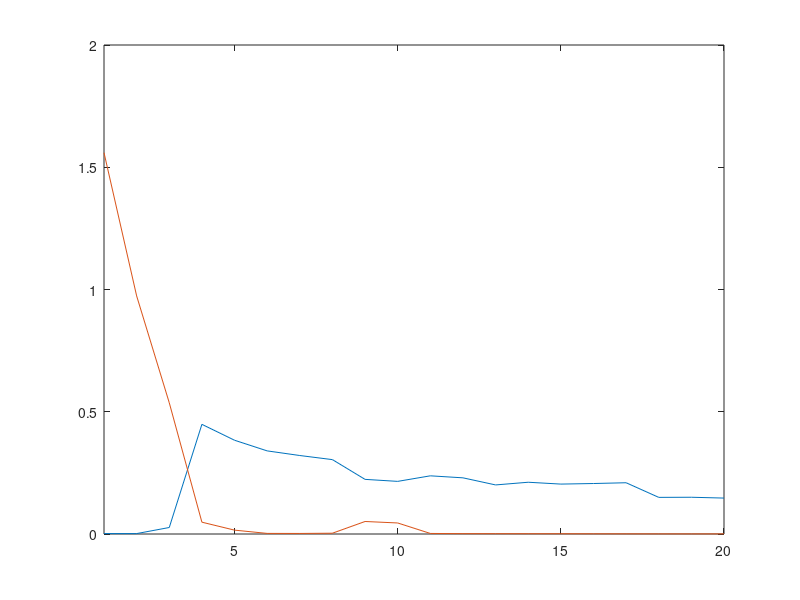
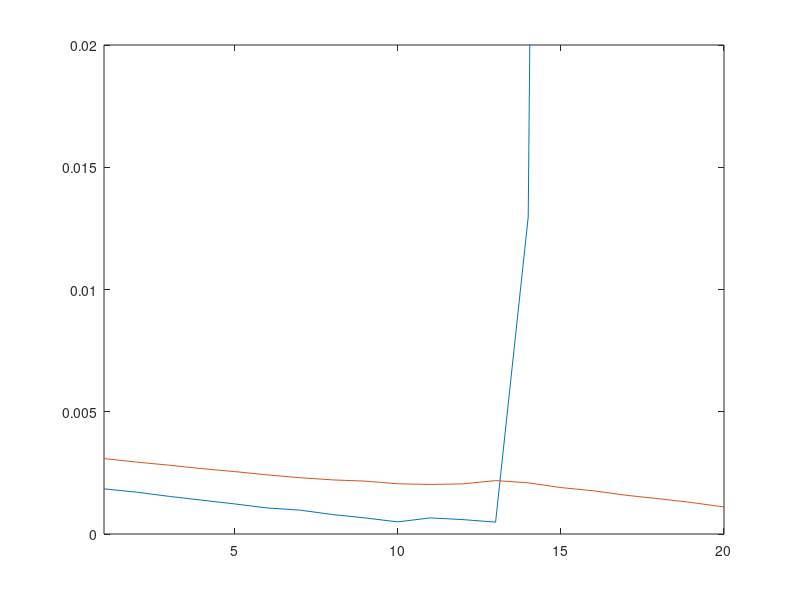

These figures' MATLAB source, in order:
clc;

% -------------------
%  Human motion 0
% -------------------
costs_1(1) = 0.0641594;
costs_1(2) = 0.307911;
costs_1(3) = 0.0766864;
costs_1(4) = 0.603591;
costs_1(5) = 0.456271;
costs_1(6) = 0.421783;
costs_1(7) = 0.758098;
costs_1(8) = 0.389314;
costs_1(9) = 0.683081;
costs_1(10) = 0.414202;
% -------------------
%  Human motion 1
% -------------------
costs_2(1) = 0.500062;
costs_2(2) = 0.588208;
costs_2(3) = 0.40351;
costs_2(4) = 0.444505;
costs_2(5) = 0.382382;
costs_2(6) = 0.396125;
costs_2(7) = 0.336525;
costs_2(8) = 0.887423;
costs_2(9) = 0.550336;
costs_2(10) = 0.436341;
% -------------------
%  Human motion 2
% -------------------
costs_3(1) = 0.628969;
costs_3(2) = 0.670597;
costs_3(3) = 0.425077;
costs_3(4) = 0.456164;
costs_3(5) = 0.390523;
costs_3(6) = 0.60041;
costs_3(7) = 0.911988;
costs_3(8) = 0.587371;
costs_3(9) = 0.935298;
costs_3(10) = 0.492131;
% -------------------
%  Human motion 3
% -------------------
costs_4(1) = 0.841897;
costs_4(2) = 0.426642;
costs_4(3) = 0.144206;
costs_4(4) = 0.668246;
costs_4(5) = 0.498696;
costs_4(6) = 0.274545;
costs_4(7) = 0.0836824;
costs_4(8) = 0.398978;
costs_4(9) = 0.377196;
costs_4(10) = 0.442855;
% -------------------
%  Human motion 4
% -------------------
costs_5(1) = 0.550884;
costs_5(2) = 0.562812;
costs_5(3) = 0.397562;
costs_5(4) = 1.09953;
costs_5(5) = 0.707019;
costs_5(6) = 0.420199;
costs_5(7) = 1.09213;
costs_5(8) = 0.409105;
costs_5(9) = 1.3235;
costs_5(10) = 0.869708;

mean(costs_1)
mean(costs_2)
mean(costs_3)
mean(costs_4)
mean(costs_5)

% -------------------
%  Human motion 0
% -------------------
costs_0(1) = 27.4122;
costs_0(2) = 17.8438;
costs_0(3) = 22.2124;
costs_0(4) = 29.1403;
costs_0(5) = 12.1878;
costs_0(6) = 16.7551;
costs_0(7) = 24.8013;
costs_0(8) = 30.564;
costs_0(9) = 38.2152;
costs_0(10) = 25.0156;
% -------------------
%  Human motion 1
% -------------------
costs_1(1) = 20.6704;
costs_1(2) = 24.3381;
costs_1(3) = 16.3452;
costs_1(4) = 22.376;
costs_1(5) = 31.1526;
costs_1(6) = 22.3008;
costs_1(7) = 16.9285;
costs_1(8) = 22.7474;
costs_1(9) = 12.172;
costs_1(10) = 25.731;
% -------------------
%  Human motion 2
% -------------------
costs_2(1) = 37.4473;
costs_2(2) = 34.5703;
costs_2(3) = 17.4371;
costs_2(4) = 25.6087;
costs_2(5) = 33.249;
costs_2(6) = 41.3752;
costs_2(7) = 26.1086;
costs_2(8) = 17.1195;
costs_2(9) = 25.3037;
costs_2(10) = 17.0483;
% -------------------
%  Human motion 3
% -------------------
costs_3(1) = 26.7581;
costs_3(2) = 21.2532;
costs_3(3) = 31.5389;
costs_3(4) = 33.5341;
costs_3(5) = 18.2525;
costs_3(6) = 25.1194;
costs_3(7) = 16.7143;
costs_3(8) = 24.468;
costs_3(9) = 21.8142;
costs_3(10) = 25.0466;
% -------------------
%  Human motion 4
% -------------------
costs_4(1) = 27.9254;
costs_4(2) = 35.1505;
costs_4(3) = 17.2433;
costs_4(4) = 24.4166;
costs_4(5) = 16.3133;
costs_4(6) = 24.3107;
costs_4(7) = 33.7672;
costs_4(8) = 24.4166;
costs_4(9) = 24.5879;
costs_4(10) = 23.2091;

disp('---------------------')
mean(costs_0)
mean(costs_1)
mean(costs_2)
mean(costs_3)
mean(costs_4)

% -------------------
%  Two Cup
% -------------------
cost_0_(0+1) = 0.00182665;
cost_0_(1+1) = 0.00175721;
cost_0_(2+1) = 0.0222343;
cost_0_(3+1) = 0.411926;
cost_0_(4+1) = 0.4111;
cost_0_(5+1) = 0.38782;
cost_0_(6+1) = 0.35636;
cost_0_(7+1) = 0.325554;
cost_0_(8+1) = 0.255406;
cost_0_(9+1) = 0.198753;
cost_0_(10+1) = 0.228089;
cost_0_(11+1) = 0.182511;
cost_0_(12+1) = 0.180242;
cost_0_(13+1) = 0.178968;
cost_0_(14+1) = 0.161251;
cost_0_(15+1) = 0.156812;
cost_0_(16+1) = 0.147071;
cost_0_(17+1) = 0.157525;
cost_0_(18+1) = 0.139154;
cost_0_(19+1) = 0.116526;

cost_1_(0+1) = 1.57136;
cost_1_(1+1) = 0.956891;
cost_1_(2+1) = 0.614697;
cost_1_(3+1) = 0.0563688;
cost_1_(4+1) = 0.0191413;
cost_1_(5+1) = 0.00279078;
cost_1_(6+1) = 0.00258962;
cost_1_(7+1) = 0.00446684;
cost_1_(8+1) = 0.0759726;
cost_1_(9+1) = 0.0784057;
cost_1_(10+1) = 0.00321776;
cost_1_(11+1) = 0.00211186;
cost_1_(12+1) = 0.00201141;
cost_1_(13+1) = 0.00193123;
cost_1_(14+1) = 0.00189807;
cost_1_(15+1) = 0.00177249;
cost_1_(16+1) = 0.00168268;
cost_1_(17+1) = 0.0015896;
cost_1_(18+1) = 0.00155921;
cost_1_(19+1) = 0.0014473;


% plot(cost_0_)
% hold on
% plot(cost_1_)

%%---------------------------------------------
%% New 19 march tuesday

% cost_0_(0+1) = 0.00183323;
% cost_0_(1+1) = 0.00172152;
% cost_0_(2+1) = 0.00156691;
% cost_0_(3+1) = 0.00139202;
% cost_0_(4+1) = 0.00122087;
% cost_0_(5+1) = 0.00110959;
% cost_0_(6+1) = 0.000954024;
% cost_0_(7+1) = 0.000857501;
% cost_0_(8+1) = 0.000716679;
% cost_0_(9+1) = 0.00065852;
% cost_0_(10+1) = 0.000795936;
% cost_0_(11+1) = 0.000679665;
% cost_0_(12+1) = 0.000532121;
% cost_0_(13+1) = 0.029694;
% cost_0_(14+1) = 0.116012;
% cost_0_(15+1) = 0.391819;
% cost_0_(16+1) = 1.10426;
% cost_0_(17+1) = 0.913198;
% cost_0_(18+1) = 0.921623;
% cost_0_(19+1) = 0.941458;
% cost_1_(0+1) = 0.00307302;
% cost_1_(1+1) = 0.00295016;
% cost_1_(2+1) = 0.00279938;
% cost_1_(3+1) = 0.00270633;
% cost_1_(4+1) = 0.00255907;
% cost_1_(5+1) = 0.0025216;
% cost_1_(6+1) = 0.00230585;
% cost_1_(7+1) = 0.00221144;
% cost_1_(8+1) = 0.00207903;
% cost_1_(9+1) = 0.00199223;
% cost_1_(10+1) = 0.00192951;
% cost_1_(11+1) = 0.00208686;
% cost_1_(12+1) = 0.00210621;
% cost_1_(13+1) = 0.00206682;
% cost_1_(14+1) = 0.00188081;
% cost_1_(15+1) = 0.00170653;
% cost_1_(16+1) = 0.00153034;
% cost_1_(17+1) = 0.00134623;
% cost_1_(18+1) = 0.00122581;
% cost_1_(19+1) = 0.00104556;
% 
% plot(cost_0_)
% axis([1 20 0 0.02])
% hold on
% plot(cost_1_)

cost_0_(1) = 0.00181813;
cost_0_(2) = 0.00167872;
cost_0_(3) = 0.0265973;
cost_0_(4) = 0.448542;
cost_0_(5) = 0.383505;
cost_0_(6) = 0.339955;
cost_0_(7) = 0.321021;
cost_0_(8) = 0.304216;
cost_0_(9) = 0.223452;
cost_0_(10) = 0.215249;
cost_0_(11) = 0.237955;
cost_0_(12) = 0.229748;
cost_0_(13) = 0.200707;
cost_0_(14) = 0.211694;
cost_0_(15) = 0.204162;
cost_0_(16) = 0.206481;
cost_0_(17) = 0.209649;
cost_0_(18) = 0.149836;
cost_0_(19) = 0.150318;
cost_0_(20) = 0.146941;
cost_1_(1) = 1.55956;
cost_1_(2) = 0.973761;
cost_1_(3) = 0.536696;
cost_1_(4) = 0.0483653;
cost_1_(5) = 0.0158306;
cost_1_(6) = 0.00246456;
cost_1_(7) = 0.00227421;
cost_1_(8) = 0.00326298;
cost_1_(9) = 0.0511887;
cost_1_(10) = 0.0451407;
cost_1_(11) = 0.0022935;
cost_1_(12) = 0.00148322;
cost_1_(13) = 0.00132019;
cost_1_(14) = 0.00119332;
cost_1_(15) = 0.00110118;
cost_1_(16) = 0.000888907;
cost_1_(17) = 0.000724066;
cost_1_(18) = 0.000567379;
cost_1_(19) = 0.000493693;
cost_1_(20) = 0.000527242;

figure
plot(cost_0_)
axis([1 20 0 02])
hold on
plot(cost_1_)


cost_0_(1) = 0.00184612;
cost_0_(2) = 0.0017111;
cost_0_(3) = 0.00153854;
cost_0_(4) = 0.00138368;
cost_0_(5) = 0.0012314;
cost_0_(6) = 0.00106551;
cost_0_(7) = 0.000977689;
cost_0_(8) = 0.000797317;
cost_0_(9) = 0.00065787;
cost_0_(10) = 0.00049616;
cost_0_(11) = 0.000659307;
cost_0_(12) = 0.000588842;
cost_0_(13) = 0.000485476;
cost_0_(14) = 0.0129632;
cost_0_(15) = 0.160168;
cost_0_(16) = 0.473044;
cost_0_(17) = 1.15726;
cost_0_(18) = 0.934127;
cost_0_(19) = 0.851457;
cost_0_(20) = 0.851101;
cost_1_(1) = 0.00308516;
cost_1_(2) = 0.00294186;
cost_1_(3) = 0.00281392;
cost_1_(4) = 0.00267276;
cost_1_(5) = 0.00255338;
cost_1_(6) = 0.00241864;
cost_1_(7) = 0.00230245;
cost_1_(8) = 0.00221372;
cost_1_(9) = 0.00216266;
cost_1_(10) = 0.0020548;
cost_1_(11) = 0.0020258;
cost_1_(12) = 0.00205097;
cost_1_(13) = 0.00218548;
cost_1_(14) = 0.00209348;
cost_1_(15) = 0.00189902;
cost_1_(16) = 0.00176737;
cost_1_(17) = 0.00158443;
cost_1_(18) = 0.00144275;
cost_1_(19) = 0.00128897;
cost_1_(20) = 0.00110487;

figure
plot(cost_0_)
axis([1 20 0 .02])
hold on
plot(cost_1_)


